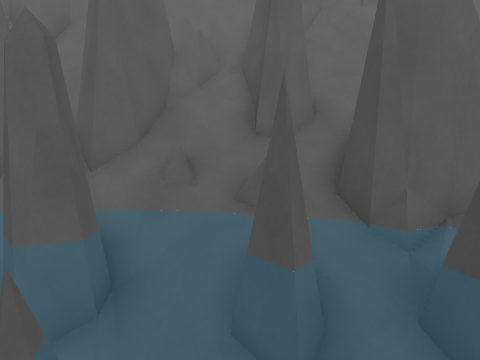
view 1 (above)

24 first-person views from a walk through a level from a Godot 3-D game. The camera is 1.5 m above the floor, tilts 8° down and sees 75° across. The floor is counted in squares, 1 m on a side. Each view is taken from the middle of a square. On the plan, view 1 faces up. The plan holds only what a view shows up to about 15 squares ahead; the rest is blank. The place goes on beyond the plan.

view 2
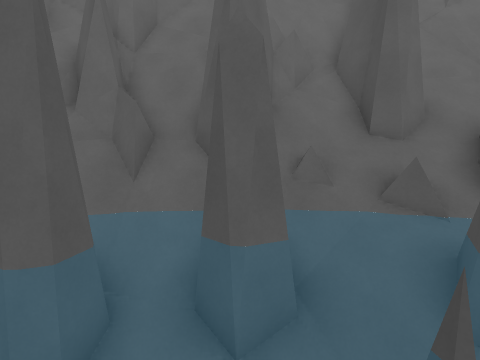

view 3
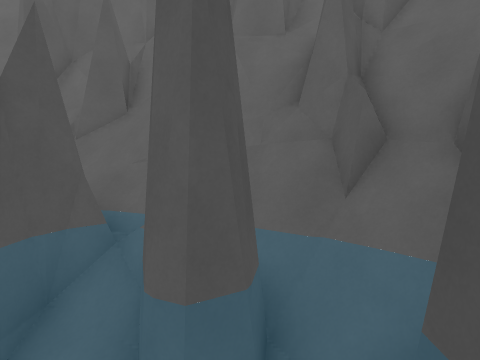

view 4
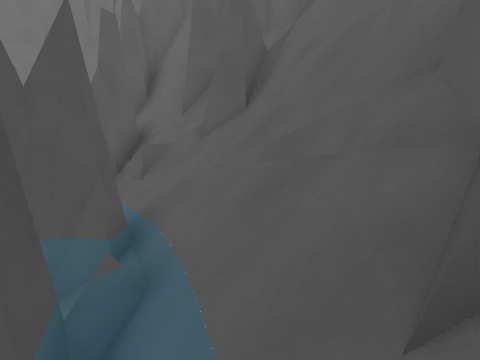

view 5
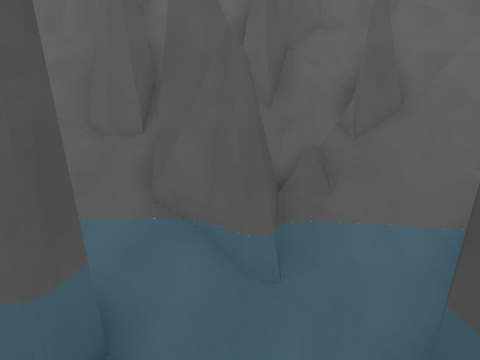

view 6
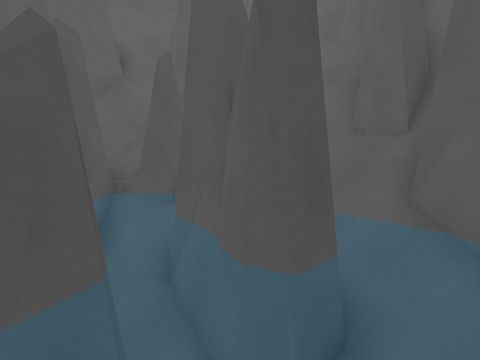

view 7
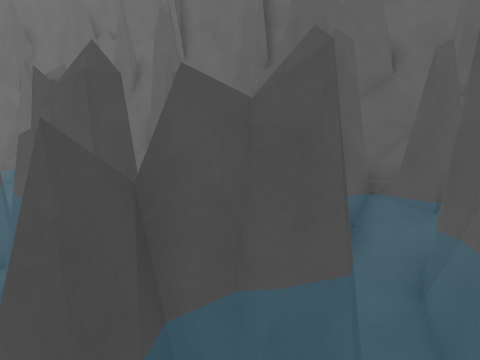

view 8
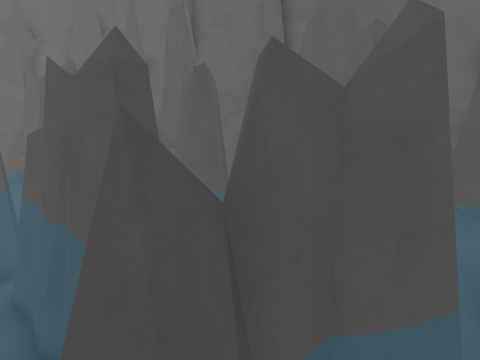

view 9
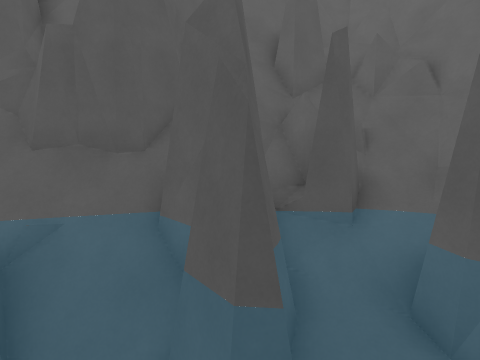

view 10
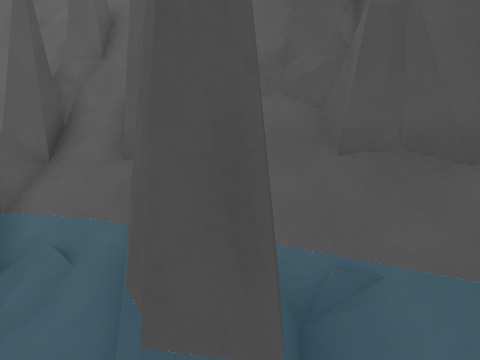

view 11
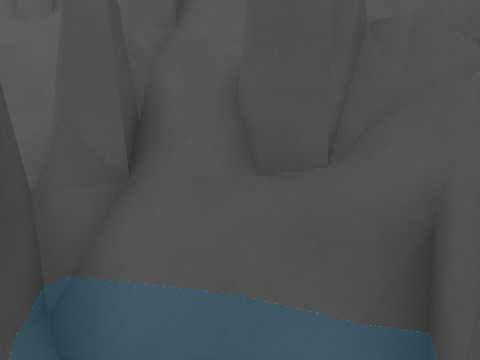

view 12
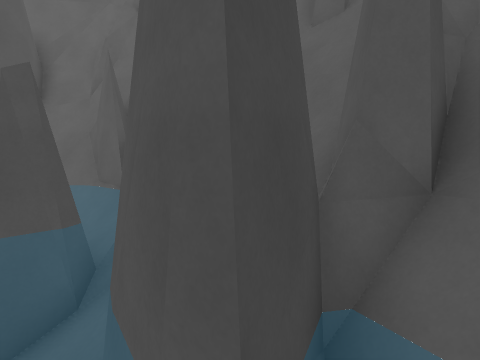

view 13
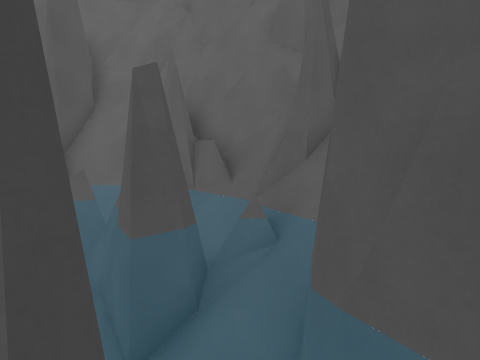

view 14
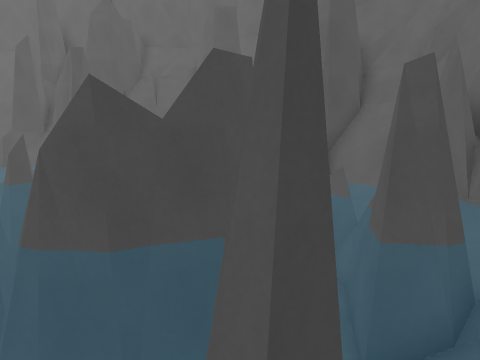

view 15
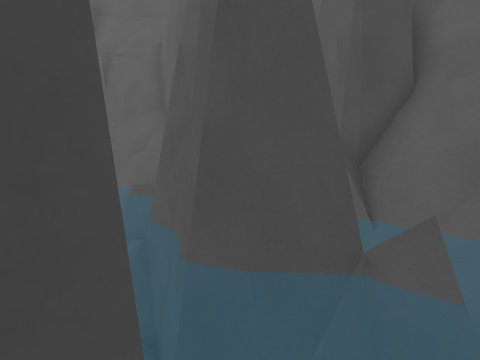

view 16
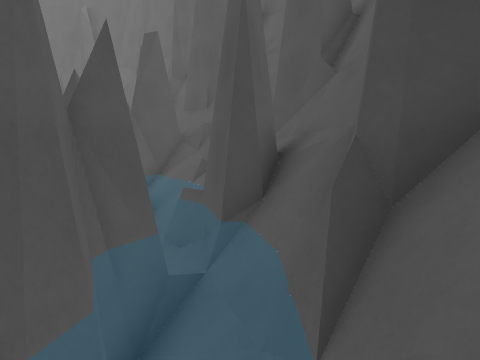

view 17
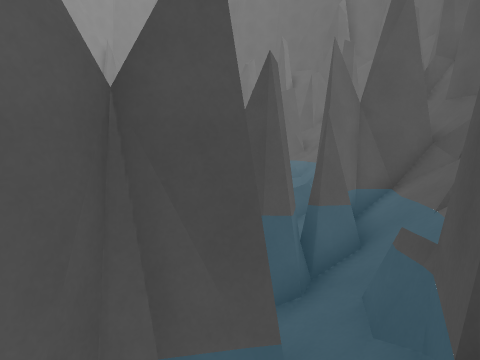

view 18
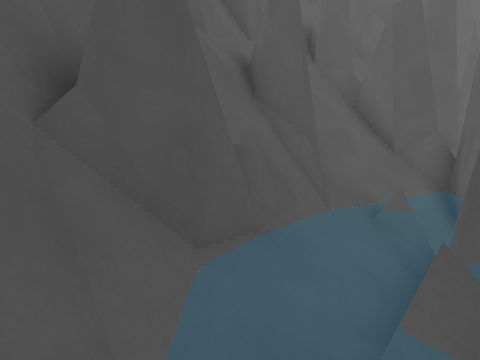

view 19
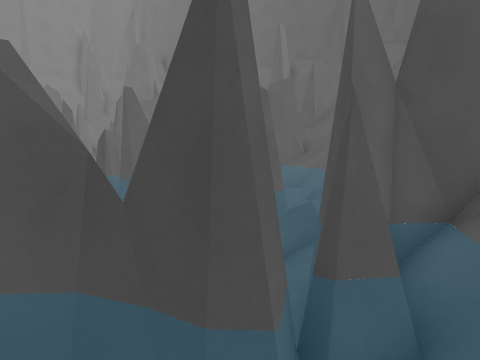

view 20
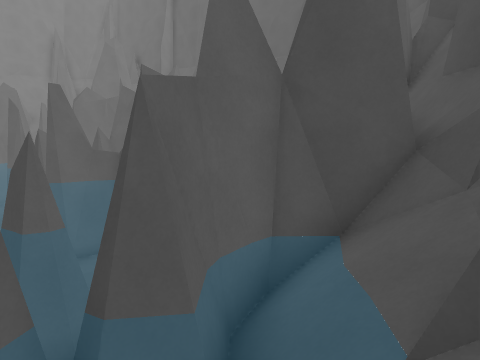

view 21
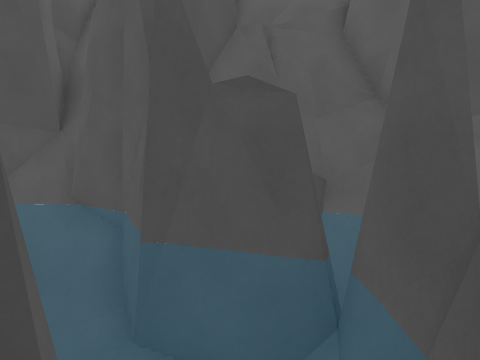

view 22
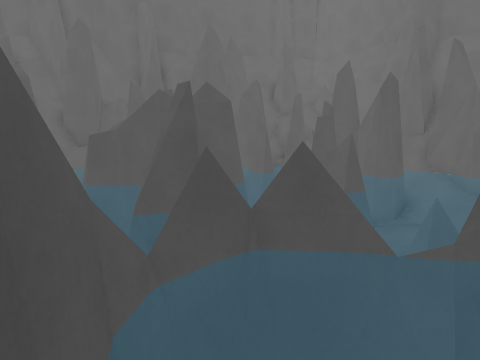

view 23
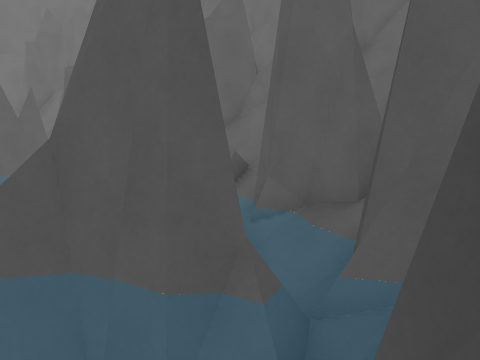

view 24
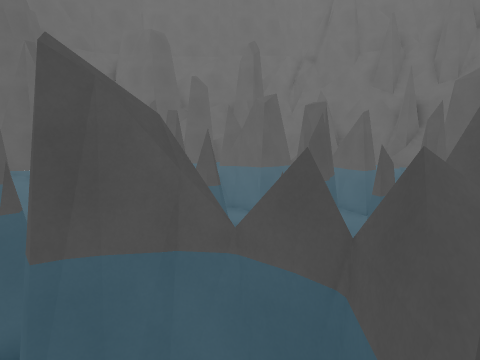

### Floor plan
Key: @ floor where view 1 was taken; # wall or solid block; x gap in a wall; . floor; / step, stairs or slope; = window, fence, low wall or low ledge; ^ raised ledge; O other object.
Columns run from 21 left of view 1 to 9 right of it. Each row starts with its distance up from view 1.
 10                    ####
  9                  ###//#
  8          #######=##///##
  7          ##===//////==##
  6         ##///////.....=##
  5        ###////./..#.....#
  4        #==//#. #      ..#
  3        #=/..#           #####
  2       ###/. ##    .     ###.#
  1  #######..  #           ##  #
  0 ###////..         .  @      .
 -1 #=#/    #
 -2 #//// ###   .
 -3 ##=/..#.    .
 -4 #=^#/.   ##=    #.
 -5 #===/           =
 -6 #=/#####  .    ==
 -7 ##/ ##    #     =   .   #
 -8  ##//.  . #  ## #=##    x
 -9   ##/.    #       #     #
-10   ##/.##  #             ##=
-11   #//.##  #
-12   #//## .
-13   #///... .
-14   ###//.      ##         ##
-15     ##O.##    #     .
-16     #=####    #     #      ..=#
-17    #^=##//   .#     =#    ../##
-18     ^##//. ##        ##########
-19      ^==///.#          ../##
-20      ^^^##..  =####.  ../=#
-21       ^^##=..     x  ..O==#
-22         ^##=#.. . ###=O#=##
-23           ####==###########
-24             ######

Where each view was taken, in squares from view 1:
view 1: 0 up, 0 right, facing up
view 2: 0 up, 3 left, facing up
view 3: 2 up, 3 left, facing up-left
view 4: 6 up, 4 left, facing left
view 5: 2 down, 9 left, facing up-left
view 6: 2 down, 9 left, facing left
view 7: 2 down, 9 left, facing down-left
view 8: 3 down, 9 left, facing down-left
view 9: 6 down, 11 left, facing left
view 10: 8 down, 13 left, facing down-left
view 11: 12 down, 13 left, facing down-left
view 12: 13 down, 13 left, facing down
view 13: 13 down, 11 left, facing down
view 14: 13 down, 11 left, facing down-right
view 15: 17 down, 8 left, facing down-right
view 16: 22 down, 8 left, facing right
view 17: 22 down, 5 left, facing up-right
view 18: 22 down, 5 left, facing left
view 19: 20 down, 2 left, facing up-right
view 20: 21 down, 0 right, facing up-right
view 21: 15 down, 1 left, facing down-right
view 22: 7 down, 1 left, facing left
view 23: 0 up, 7 right, facing up-left
view 24: 4 down, 4 left, facing down
